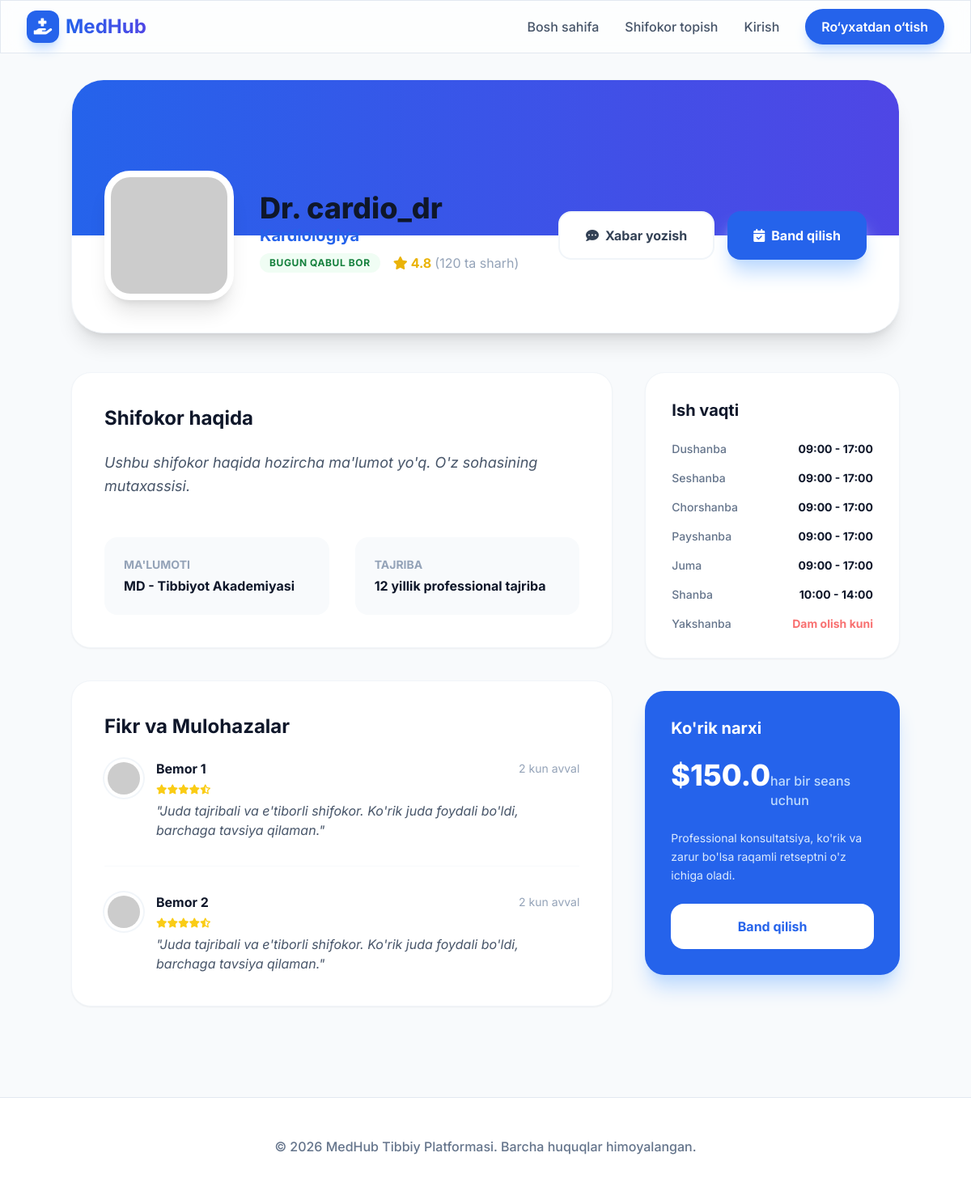
Page /doctors/1 on the committed database.
### app/models.py (models this page shows, shortened)
class User(UserMixin, db.Model):
    id = db.Column(db.Integer, primary_key=True)
    username = db.Column(db.String(64), index=True, unique=True)
    email = db.Column(db.String(120), index=True, unique=True)
    password_hash = db.Column(db.String(128))
    role = db.Column(db.String(20), default='patient') # 'patient' or 'doctor'
    bio = db.Column(db.Text)
    profile_pic = db.Column(db.String(256))
    doctor_profile = db.relationship('Doctor', backref='user', uselist=False)
    appointments_as_patient = db.relationship('Appointment', backref='patient', lazy='dynamic', foreign_keys='Appointment.patient_id')
    messages_sent = db.relationship('Message', backref='sender', lazy='dynamic', foreign_keys='Message.sender_id')
    messages_received = db.relationship('Message', backref='recipient', lazy='dynamic', foreign_keys='Message.recipient_id')
    posts = db.relationship('Post', backref='author', lazy='dynamic')
    comments = db.relationship('Comment', backref='author', lazy='dynamic')
    likes = db.relationship('Like', backref='user', lazy='dynamic')

class Doctor(db.Model):
    id = db.Column(db.Integer, primary_key=True)
    user_id = db.Column(db.Integer, db.ForeignKey('user.id'))
    specialty = db.Column(db.String(100), index=True)
    experience = db.Column(db.Integer) # years
    consultation_fee = db.Column(db.Float)
    rating = db.Column(db.Float, default=0.0)
    appointments = db.relationship('Appointment', backref='doctor', lazy='dynamic', foreign_keys='Appointment.doctor_id')

### app/routes/doctor.py (the view)
@bp.route('/<int:id>')
def profile(id):
    doctor = Doctor.query.get_or_404(id)
    return render_template('doctors/profile.html', doctor=doctor)

### app/templates/doctors/profile.html
{% extends "base.html" %}
{% block content %}
<div class="max-w-5xl mx-auto space-y-12">
    <div class="bg-white rounded-[2.5rem] border border-slate-100 shadow-xl overflow-hidden">
        <div class="h-48 bg-gradient-to-r from-blue-600 to-indigo-600"></div>
        <div class="px-10 pb-10 -mt-20">
            <div class="flex flex-col md:flex-row items-end md:items-center justify-between gap-8">
                <div class="flex flex-col md:flex-row items-end md:items-center gap-8">
                    {% if doctor.user.profile_pic %}
                    <img src="{{ url_for('static', filename=doctor.user.profile_pic) }}" alt="{{ doctor.user.username }}" class="w-40 h-40 rounded-[2rem] border-8 border-white shadow-xl object-cover bg-white">
                    {% else %}
                    <img src="https://i.pravatar.cc/300?u={{ doctor.id }}" alt="{{ doctor.user.username }}" class="w-40 h-40 rounded-[2rem] border-8 border-white shadow-xl object-cover bg-white">
                    {% endif %}
                    <div class="pb-2">
                        <h1 class="text-4xl font-extrabold text-slate-900">Dr. {{ doctor.user.username }}</h1>
                        <p class="text-xl text-blue-600 font-bold mb-2">{{ doctor.specialty }}</p>
                        <div class="flex items-center space-x-4">
                            <span class="px-3 py-1 bg-green-50 text-green-700 rounded-full text-xs font-bold uppercase tracking-wider">Bugun qabul bor</span>
                            <div class="flex items-center text-yellow-500 font-bold">
                                <i class="fas fa-star mr-1"></i> {{ doctor.rating }} <span class="text-slate-400 font-normal ml-1">(120 ta sharh)</span>
                            </div>
                        </div>
                    </div>
                </div>
                <div class="flex gap-4 w-full md:w-auto">
                    <a href="{{ url_for('chat.room', recipient_id=doctor.user.id) }}" class="flex-1 md:flex-none px-8 py-4 bg-white text-slate-700 border-2 border-slate-100 rounded-2xl font-bold hover:bg-slate-50 transition-all flex items-center justify-center space-x-2">
                        <i class="fas fa-comment-dots"></i>
                        <span>Xabar yozish</span>
                    </a>
                    <a href="{{ url_for('doctor.book_appointment', id=doctor.id) }}" class="flex-1 md:flex-none px-8 py-4 bg-blue-600 text-white rounded-2xl font-bold hover:bg-blue-700 shadow-xl shadow-blue-200 transition-all flex items-center justify-center space-x-2">
                        <i class="fas fa-calendar-check"></i>
                        <span>Band qilish</span>
                    </a>
                </div>
            </div>
        </div>
    </div>
    <div class="grid lg:grid-cols-3 gap-10">
        <div class="lg:col-span-2 space-y-10">
            <section class="bg-white p-10 rounded-3xl border border-slate-100 shadow-sm space-y-6">
                <h2 class="text-2xl font-bold text-slate-900">Shifokor haqida</h2>
                <p class="text-slate-600 leading-relaxed text-lg italic">
                    {{ doctor.user.bio or "Ushbu shifokor haqida hozircha ma'lumot yo'q. O'z sohasining mutaxassisi." }}
                </p>
                <div class="grid grid-cols-2 gap-8 pt-6">
                    <div class="p-6 bg-slate-50 rounded-2xl">
                        <p class="text-slate-400 text-sm font-bold uppercase mb-1">Ma'lumoti</p>
                        <p class="text-slate-900 font-bold">MD - Tibbiyot Akademiyasi</p>
                    </div>
                    <div class="p-6 bg-slate-50 rounded-2xl">
                        <p class="text-slate-400 text-sm font-bold uppercase mb-1">Tajriba</p>
                        <p class="text-slate-900 font-bold">{{ doctor.experience }} yillik professional tajriba</p>
                    </div>
                </div>
            </section>
            <section class="bg-white p-10 rounded-3xl border border-slate-100 shadow-sm space-y-6">
                <h2 class="text-2xl font-bold text-slate-900">Fikr va Mulohazalar</h2>
                <div class="space-y-8">
                    {% for i in range(2) %}
                    <div class="flex space-x-4 border-b border-slate-50 pb-8 last:border-0 last:pb-0">
                        <img src="https://i.pravatar.cc/100?u={{ i+10 }}" class="w-12 h-12 rounded-full ring-2 ring-slate-100 p-1" alt="">
                        <div class="flex-1 space-y-2">
                            <div class="flex justify-between items-center">
                                <h4 class="font-bold text-slate-900">Bemor {{ i+1 }}</h4>
                                <span class="text-slate-400 text-sm">2 kun avval</span>
                            </div>
                            <div class="flex text-yellow-400 text-xs">
                                <i class="fas fa-star"></i><i class="fas fa-star"></i><i class="fas fa-star"></i><i class="fas fa-star"></i><i class="fas fa-star-half-alt"></i>
                            </div>
                            <p class="text-slate-600 italic">"Juda tajribali va e'tiborli shifokor. Ko'rik juda foydali bo'ldi, barchaga tavsiya qilaman."</p>
                        </div>
                    </div>
                    {% endfor %}
                </div>
            </section>
        </div>
        <div class="space-y-10">
            <section class="bg-white p-8 rounded-3xl border border-slate-100 shadow-sm space-y-6">
                <h3 class="text-xl font-bold text-slate-900">Ish vaqti</h3>
                <div class="space-y-4">
                    {% for day, day_uz in [('Monday', 'Dushanba'), ('Tuesday', 'Seshanba'), ('Wednesday', 'Chorshanba'), ('Thursday', 'Payshanba'), ('Friday', 'Juma')] %}
                    <div class="flex justify-between items-center text-sm">
                        <span class="text-slate-500 font-medium">{{ day_uz }}</span>
                        <span class="text-slate-900 font-bold">09:00 - 17:00</span>
                    </div>
                    {% endfor %}
                    <div class="flex justify-between items-center text-sm">
                        <span class="text-slate-500 font-medium">Shanba</span>
                        <span class="text-slate-900 font-bold">10:00 - 14:00</span>
                    </div>
                    <div class="flex justify-between items-center text-sm">
                        <span class="text-slate-500 font-medium text-red-400">Yakshanba</span>
                        <span class="text-red-400 font-bold">Dam olish kuni</span>
                    </div>
                </div>
            </section>
            <section class="bg-blue-600 p-8 rounded-3xl shadow-xl shadow-blue-200 text-white space-y-6">
                <h3 class="text-xl font-bold">Ko'rik narxi</h3>
                <div class="flex items-baseline justify-between">
                    <span class="text-4xl font-extrabold">${{ doctor.consultation_fee }}</span>
                    <span class="text-blue-200 font-medium">har bir seans uchun</span>
                </div>
                <p class="text-blue-100 text-sm leading-relaxed">Professional konsultatsiya, ko'rik va zarur bo'lsa raqamli retseptni o'z ichiga oladi.</p>
                <a href="{{ url_for('doctor.book_appointment', id=doctor.id) }}" class="block w-full py-4 bg-white text-blue-600 rounded-2xl font-bold text-center hover:bg-blue-50 transition-all">
                    Band qilish
                </a>
            </section>
        </div>
    </div>
</div>
{% endblock %}

### app/templates/base.html (style rules this page uses)
body { font-family: 'Inter', sans-serif; }

### rows in the picture
User: user.username "cardio_dr", user "Ushbu shifokor haqida hozircha ma'lumot yo'q. O'z sohasining mutaxassisi."
Doctor: specialty "Kardiologiya", rating "4.8", experience "12", consultation_fee "150.0"

### other values in the picture
{{ i+1 }} "1" "2"
{{ day_uz }} "Dushanba" "Seshanba" "Chorshanba" "Payshanba" "Juma"
